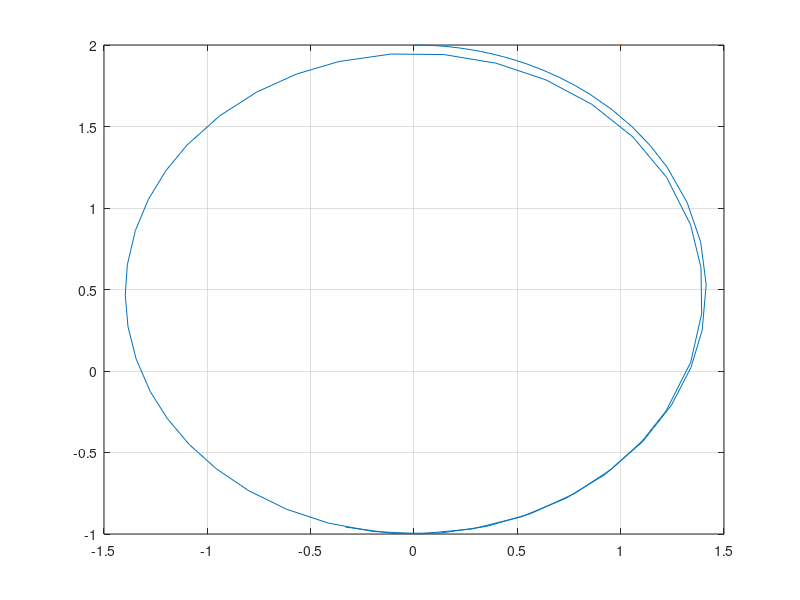

The MATLAB script that drew this image:
clc;clear
odefun = @(t,Y) [Y(2);
                (-3*Y(1))/(Y(1)^2+Y(3)^2)^1.5;
                 Y(4);
                (-3*Y(3))/(Y(1)^2+Y(3)^2)^1.5];
tspan = [0 10];
% x'0, x''0  
y0 = [0 1 2 0];
[t, Y] = ode45(odefun, tspan, y0);
plot(Y(:,1),Y(:,3),LineWidth=2);  
% Y(:,1) 是 x, Y(:,3) 是 y
axis on
grid on

